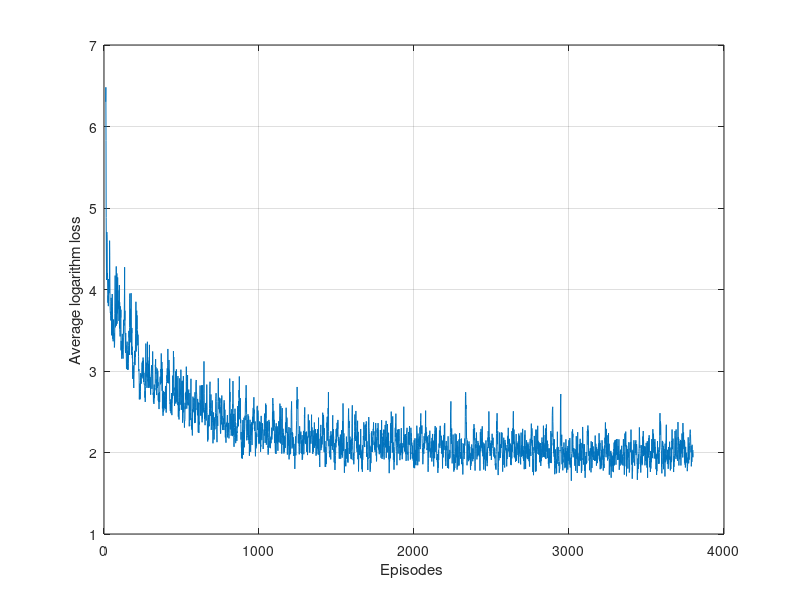
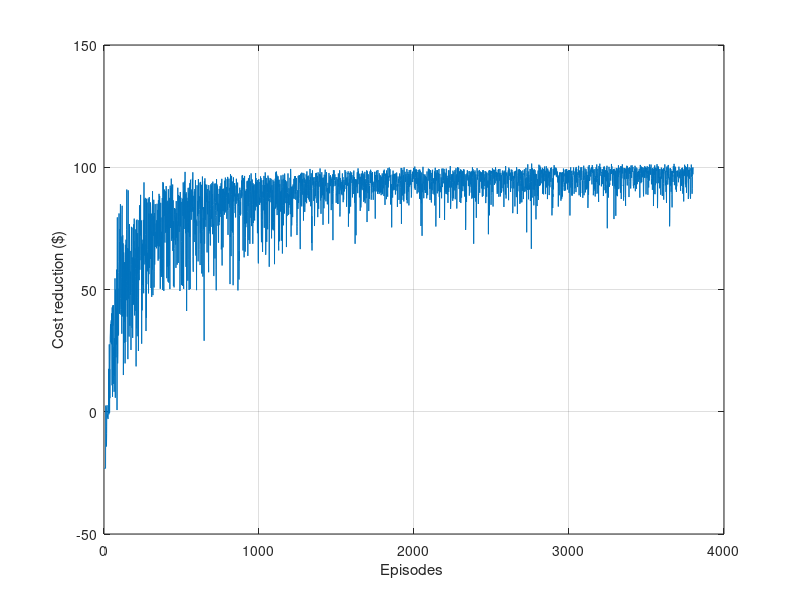
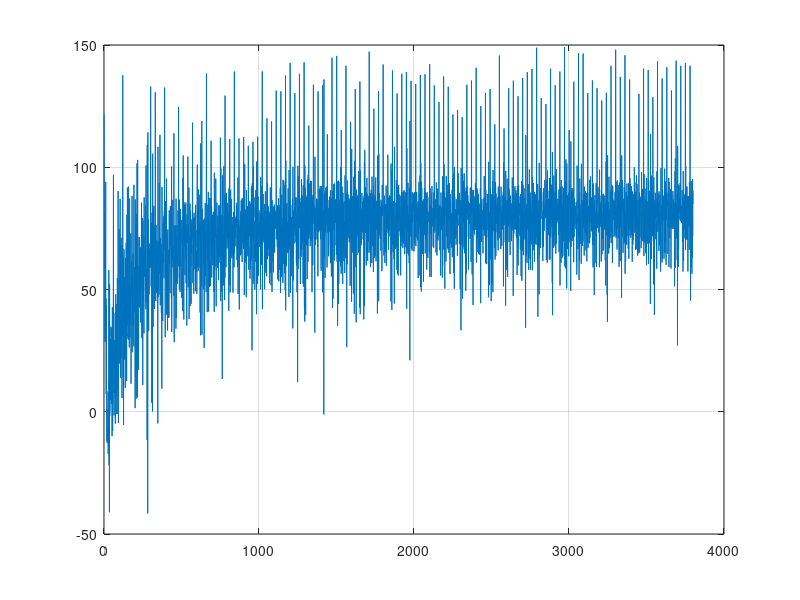

These figures' MATLAB source, in order:
clear
clc
close all
load result_record1.mat
avg_loss1 = result_record(1,:);
reward_train1 = result_record(2,:);
reward_test1 = result_record(3,:);
load result_record2.mat
avg_loss2 = result_record(1,:);
reward_train2 = result_record(2,:);
reward_test2 = result_record(3,:);
load result_record3.mat
avg_loss3 = result_record(1,:);
reward_train3 = result_record(2,:);
reward_test3 = result_record(3,:);

for i = 1: length(avg_loss1)
    avg_loss(i) = (avg_loss1(i)+avg_loss2(i)+avg_loss3(i))/2;
    reward_train(i) = (reward_train1(i)+reward_train2(i)+reward_train3(i))/3;
    reward_test(i) = (reward_test1(i)+reward_test2(i)+reward_test3(i))/3;
end

%avg_loss = avg_loss(12:end);
avg_loss = avg_loss(1:3800);
for i = 1: length(avg_loss)
    avg_loss(i) = log(avg_loss(i));
end
reward_test = reward_test(1:3800);
reward_train = reward_train(1:3800);

figure(1)
plot(avg_loss)
xlabel('Episodes ');
ylabel('Average logarithm loss')
grid on
figure(2)
plot(reward_test)
xlabel('Episodes ');
ylabel('Cost reduction ($)');
grid on
figure(3)
plot(reward_train)
% ylim([0 1.1])
% xtickangle(45)
grid on
%title('SoC profile')
